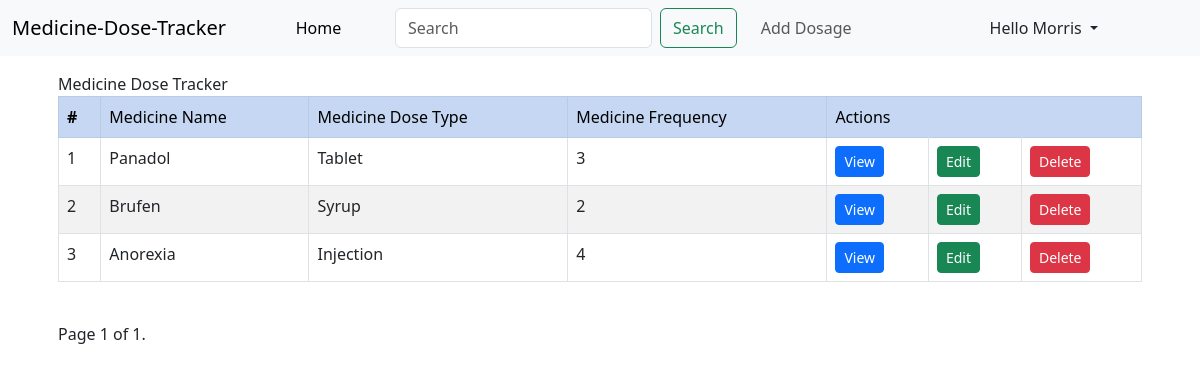
/meddosage/home (signed in), run on the app's committed database.
### meddosage/models.py (models this page shows, shortened)
class Medicine(models.Model):
    user = models.ForeignKey(UserProfile,null=True, on_delete=models.CASCADE)
    tracked_medicine = models.CharField(max_length=10, null=True)
    dosage = models.CharField(max_length=20, null=True)
    frequency = models.IntegerField(null=True)
    class Meta:
        verbose_name = 'Medicine'
        ordering = ['-tracked_medicine']

### meddosage/views.py (the view)
# urls.py: path('home',MedicineView.as_view(), name='home'),
class  MedicineView(LoginRequiredMixin,ListView):
    model = Medicine
    template_name = 'medicine/medlist.html'
    paginate_by = 10
    def get_context_data(self, **kwargs):
        context = super(MedicineView,self).get_context_data(**kwargs)
        context['medicines'] = Medicine.objects.filter(user = self.request.user.userprofile).order_by('-tracked_medicine')
        return context
        search_input = self.request.GET.get('search_input') or '' # the apostrophe is for an empty search
        if  search_input:
           context["medicines"] = context["medicines"].filter(title__startswith=search_input)
        context['search_input'] = search_input
        return contex

### accounts/templates/medicine/medlist.html (shortened to what this page needs)
{% extends 'base.html' %}
{% block content %}
<div class="container-sm container-md container-lg container-fluid p-3">
   <div class="row">
      <div class="tabular">
         <div class="table-responsive-sm ml-1">
            <table class="table table-md table-bordered table-striped table-hover">
               <tr class="table-primary">
                  <th scope="row-cols-auto">#</th>
                  <td scope="row">Medicine Name</td>
                  <td scope="row">Medicine Dose Type</td>
                  <td scope="row">Medicine Frequency</td>
                  <td scope="row" colspan="4">Actions</td>
               </tr>
               {% for m in medicines %}
               <tr>
                  <td>{{forloop.counter}}</td>
                  <td>{{m.tracked_medicine}}</td>
                  <td>{{m.dosage}}</td>
                  <td>{{m.frequency}}</td>
                  <td><a href="{% url 'edit' m.id %}" class="btn btn-primary btn-sm" style="color:#fff;" aria-hidden="true">View</a>
                  <td><a href="{% url 'update_dose' m.id %}" class="btn btn-success btn-sm" style="color:#fff" aria-hidden="true">Edit</a>
                  <td><a href="{% url 'delete_dose' m.id %}" class="btn btn-danger btn-sm" style="color:#fff" aria-hidden="true">Delete</a>
               </tr>
               {% endfor %}
            </table>
         </div>
      </div>
   </div>
   <p class="text-center p-1"> {% include 'partials/paginator.html' %} </p>
</div>
{% endblock%}

### accounts/templates/base.html (shortened to what this page needs)
<!DOCTYPE html>
<html>
    <head>
        <link rel="stylesheet" href="">
        <link href="https://cdn.jsdelivr.net/npm/bootstrap@5.3.0-alpha1/dist/css/bootstrap.min.css" rel="stylesheet">
    </head>
    <body>
        {% include 'partials/header.html'%}
        <div class="container-sm container-md container-lg">
            {% block content%}
             {% endblock%}
        </div>
    </body>
</html>

### accounts/templates/partials/header.html (shortened to what this page needs)
<nav class="navbar navbar-expand-lg bg-body-tertiary">
    <div class="container-fluid">
      <a class="navbar-brand" href="{% url 'home' %}">Medicine-Dose-Tracker</a>
      <div class="collapse navbar-collapse" id="navbarSupportedContent">
        <ul class="navbar-nav me-auto mb-2 mb-lg-0">
          <li class="nav-item">
            <a class="nav-link active" aria-current="page" href="{% url 'home'%}">Home</a>
          </li>
          <form class="d-flex" role="search">
            <input class="form-control me-2" type="search" placeholder="Search" aria-label="Search">
            <button class="btn btn-outline-success" type="submit">Search</button>
          </form>
          <li class="nav-item">
            <a class="nav-link disabled"></a>
          </li>
          <li class="nav-item">
            <a class="nav-link btn btn-primary" href="{% url 'add_dose' %}">Add Dosage</a>
          </li>
        </ul>
        {% if user.is_authenticated %}
        <li class="nav-item dropdown" style="list-style-type: none; margin-right:90px;">
          <a class="nav-link dropdown-toggle" href="#" role="button" data-bs-toggle="dropdown" aria-expanded="false">
           Hello {{request.user.username}}
          </a>
        {% endif %}
        </li>
      </div>
    </div>
  </nav>

### accounts/templates/partials/paginator.html (shortened to what this page needs)
<div class="pagination">
    <span class="step-links">
        <span class="current">
            Page {{ page_obj.number }} of {{ page_obj.paginator.num_pages }}.
        </span>
    </span>
</div>

### data on the page
Medicine: tracked_medicine "Panadol", dosage "Tablet", frequency "3"
Medicine: tracked_medicine "Brufen", dosage "Syrup", frequency "2"
Medicine: tracked_medicine "Anorexia", dosage "Injection", frequency "4"

### other printed values
{{ request.user.username }} "Morris"
{{ page_obj.number }} "1"
{{ page_obj.paginator.num_pages }} "1"
